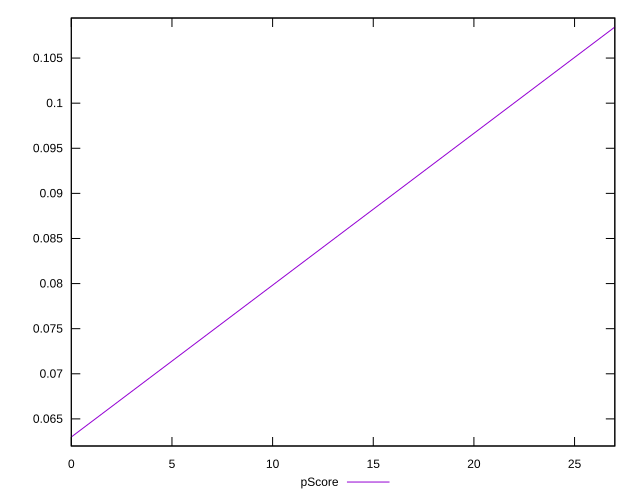

Write the gnuplot code that produced this figure.
reset

$pScore <<EOF
0 0.06299489849182222
27 0.10844004610020996
EOF

set key outside below
set xrange [0:27]
set yrange [0.061994898491822215:0.10944004610020996]
set trange [0.061994898491822215:0.10944004610020996]
set terminal svg size 640, 500 enhanced background rgb 'white'
set output "reports/report_00031_2021-02-24T23-18-18.084Z/speed-index/samples/astro/pScore/values.svg"

plot $pScore title "pScore" with line

reset
